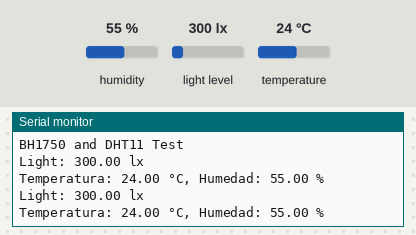
Bench run of a sketch on a simulated ESP32. Parts: the last lines printed to the serial monitor. The test bench sets the inputs (shaded band); at power-on: humidity 55 %, light level 300 lx, temperature 24 °C.

Above: at 1.8 s.
1.9 s: humidity set to 22 %
At 2.8 s:
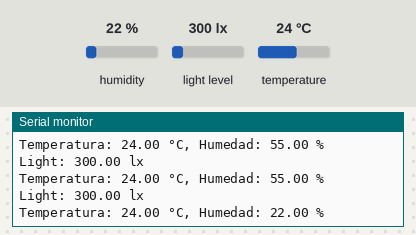
3.4 s: light level set to 40 lx
At 4.7 s:
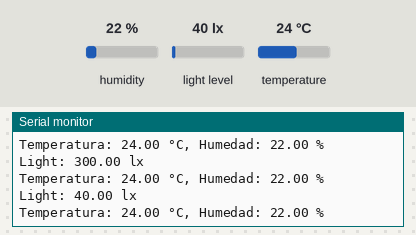
4.9 s: temperature set to 12 °C
At 6.3 s:
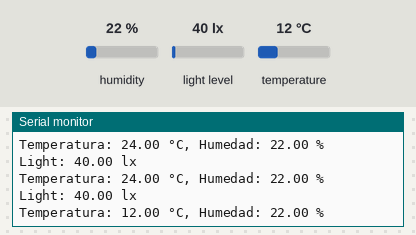
6.4 s: light level set to 500 lx
At 7.7 s:
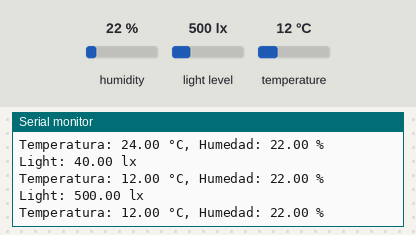
7.9 s: humidity set to 40 %
At 8.9 s:
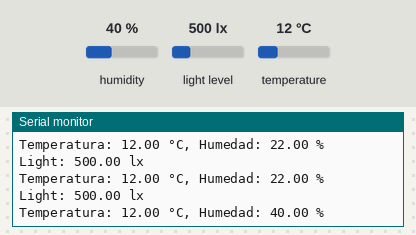
Timing chart, 0 to 10.4 s (numbered marks = the images above; inputs shaded):
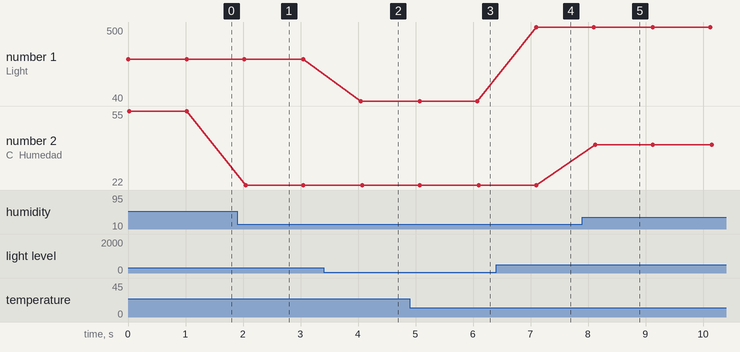

Measured:
- after the input at 1.9 s, the serial monitor: prints a new line after 0.15 s (image 1)
- after the input at 3.4 s, the serial monitor: prints a new line after 0.65 s (image 2)
- after the input at 4.9 s, the serial monitor: prints a new line after 1.2 s (image 3)
- after the input at 6.4 s, the serial monitor: prints a new line after 0.70 s (image 4)
- after the input at 7.9 s, the serial monitor: prints a new line after 0.22 s (image 5)
- plotted number 1: 300 → 40 after the input at 3.4 s, 40 → 500 after the input at 6.4 s
- plotted number 2: 55 → 22 after the input at 1.9 s

The sketch:

esp32_DHT11_lux.ino
```cpp
#include <Wire.h>
#include <BH1750.h>
#include <DHT.h>

BH1750 lightMeter;
DHT dht(4, DHT11);

void setup() {
  Serial.begin(9600);
  Wire.begin();  // Inicializa la comunicación I2C con los pines SDA y SCL definidos

  lightMeter.begin();
  dht.begin();

  Serial.println(F("BH1750 and DHT11 Test"));
}

void loop() {
  // Lectura de la luz
  float lux = lightMeter.readLightLevel();
  Serial.print("Light: ");
  Serial.print(lux);
  Serial.println(" lx");

  // Lectura de temperatura y humedad
  float temp = dht.readTemperature();
  float hume = dht.readHumidity();
  Serial.print("Temperatura: ");
  Serial.print(temp);
  Serial.print(" °C, Humedad: ");
  Serial.print(hume);
  Serial.println(" %");

  delay(1000);
}
```
